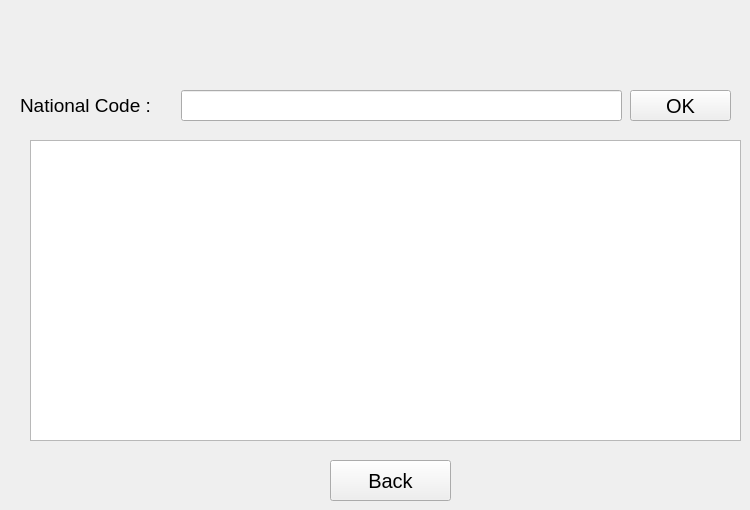
    <widget class="QWidget" name="page_12">
     <widget class="QLineEdit" name="pg12_lineedit_nationalcode">
      <property name="geometry">
       <rect>
        <x>181</x>
        <y>90</y>
        <width>441</width>
        <height>31</height>
       </rect>
      </property>
      <property name="font">
       <font>
        <pointsize>12</pointsize>
       </font>
      </property>
     </widget>
     <widget class="QPushButton" name="pg12_pushbutton_ok">
      <property name="geometry">
       <rect>
        <x>630</x>
        <y>90</y>
        <width>101</width>
        <height>31</height>
       </rect>
      </property>
      <property name="font">
       <font>
        <pointsize>15</pointsize>
       </font>
      </property>
      <property name="cursor">
       <cursorShape>PointingHandCursor</cursorShape>
      </property>
      <property name="text">
       <string>OK</string>
      </property>
     </widget>
     <widget class="QTextBrowser" name="pg12_textbrowser_info">
      <property name="geometry">
       <rect>
        <x>30</x>
        <y>140</y>
        <width>711</width>
        <height>301</height>
       </rect>
      </property>
      <property name="font">
       <font>
        <pointsize>12</pointsize>
       </font>
      </property>
      <property name="cursor" stdset="0">
       <cursorShape>ForbiddenCursor</cursorShape>
      </property>
     </widget>
     <widget class="QPushButton" name="pg12_pushbutton_back">
      <property name="geometry">
       <rect>
        <x>330</x>
        <y>460</y>
        <width>121</width>
        <height>41</height>
       </rect>
      </property>
      <property name="font">
       <font>
        <pointsize>15</pointsize>
       </font>
      </property>
      <property name="cursor">
       <cursorShape>PointingHandCursor</cursorShape>
      </property>
      <property name="text">
       <string>Back</string>
      </property>
     </widget>
     <widget class="QLabel" name="label_28">
      <property name="geometry">
       <rect>
        <x>20</x>
        <y>90</y>
        <width>161</width>
        <height>31</height>
       </rect>
      </property>
      <property name="font">
       <font>
        <pointsize>14</pointsize>
       </font>
      </property>
      <property name="text">
       <string>National Code :</string>
      </property>
     </widget>
    </widget>
